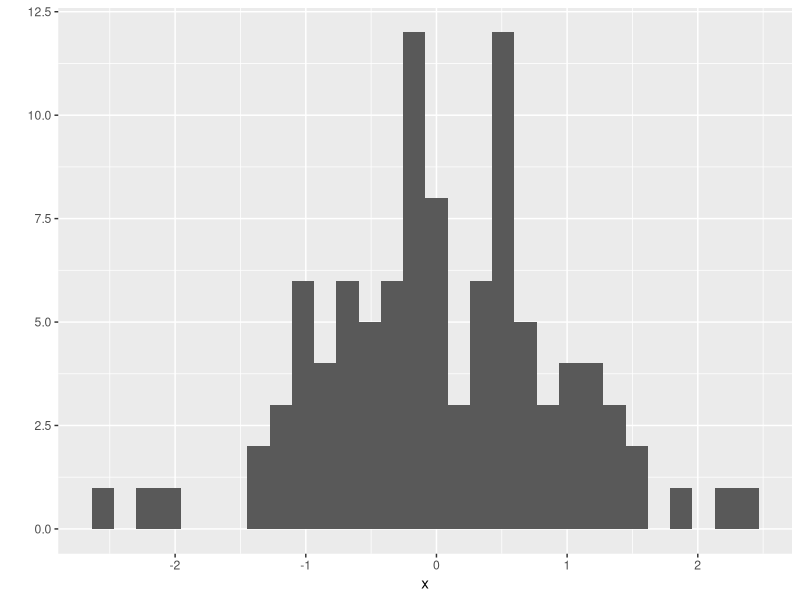
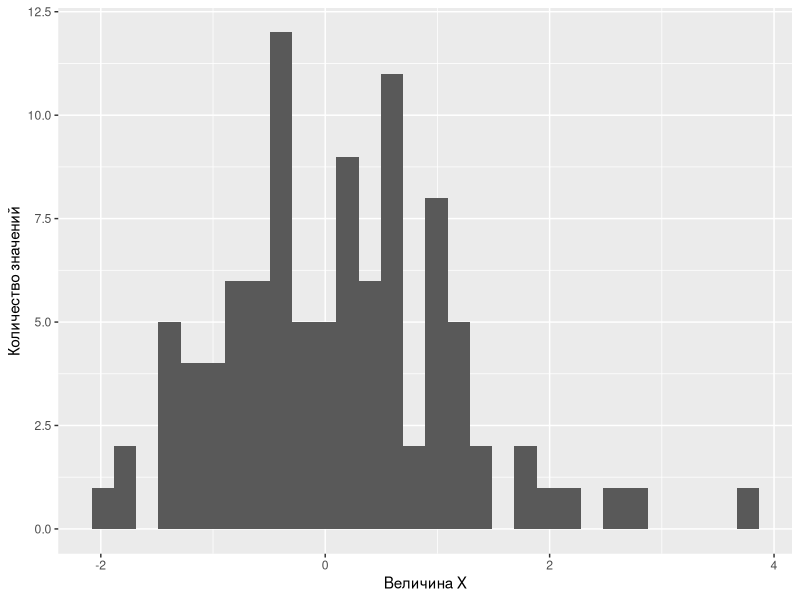
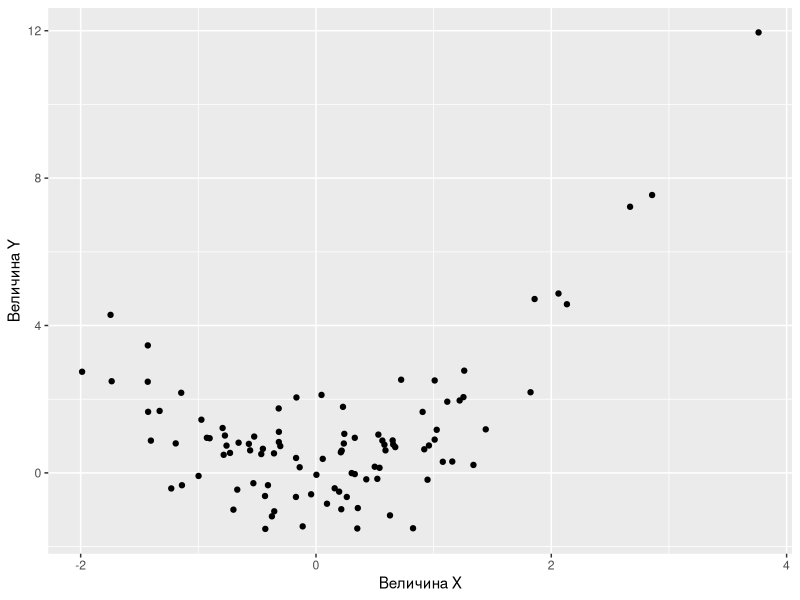

Write the R code that produced these figures, in order.
## ---- chunk 1
x <- rnorm(100) # генерируем случайную выборку из 100 нормальных N(0;1) случайных величин
ggplot2::qplot(x) 
## ---- chunk 2
library("ggplot2") # подключаем пакет `ggplot2`

x <- rnorm(100) # генерируем случайную выборку из 100 нормальных N(0;1) случайных величин
y <- x^2 + rnorm(100) 

# строим гистограмму величины x:
qplot(x) + xlab("Величина X") + ylab("Количество значений")
  
# строим диагрраму рассеяния величин x и y:
qplot(x, y) + xlab("Величина X") + ylab("Величина Y")
## ---- chunk 3
cos(sin(abs(10)))
## ---- chunk 4
library("dplyr")
## ---- chunk 5
10 %>% abs() %>% sin() %>% cos()
